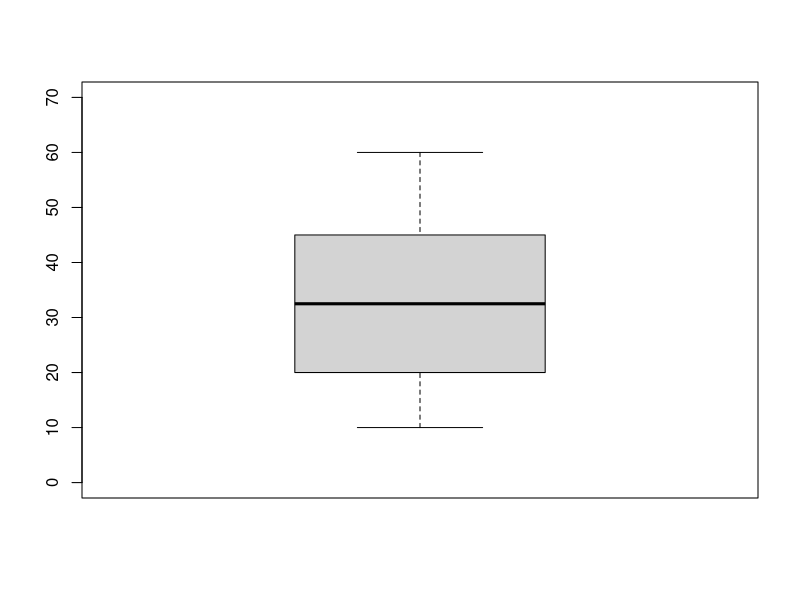
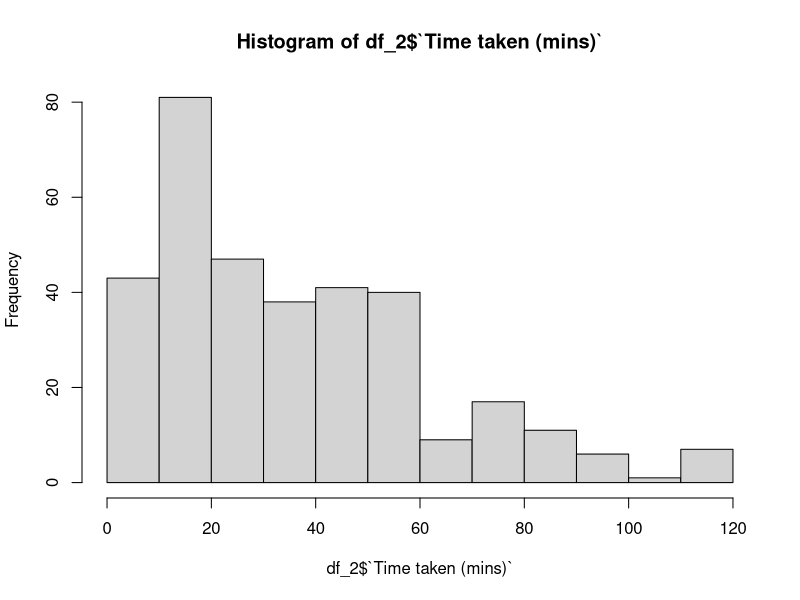
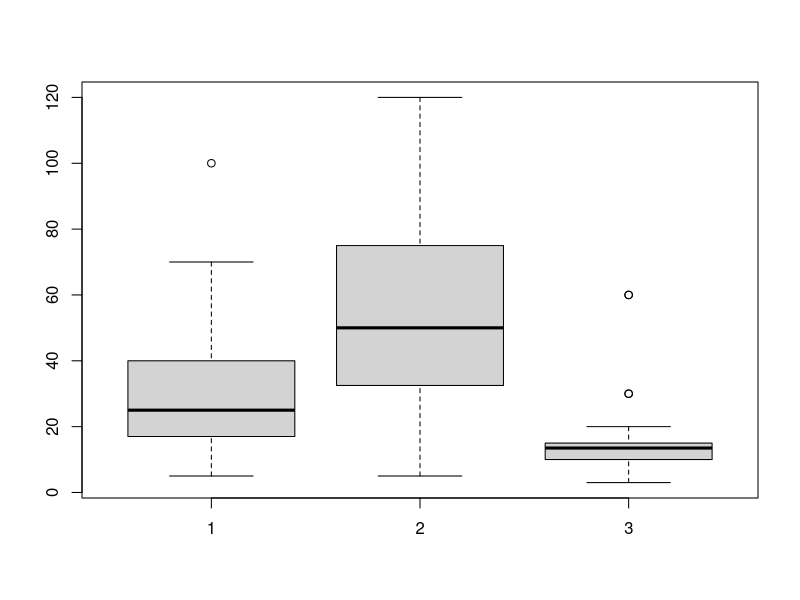

Write R code to recreate these figures, in order.
# Title     : Week 2
# Objective : tute work for week 2
# Created by: fonzzy
# Created on: 9/3/21
library("readxl")
library("dplyr")

# 1) Collect data from other students in your class on how long it took them to get to University today, and how they got here; whether by car or motorbike [code 1], public transport [2] or by other means such as cycling or walking [3].
time <- c(30,20,45, 45,45, 35, 15, 20, 30, 60, 15, 60, 30, 50, 10, 40 )
code <- c(1,3,1,2,2,2,3,1,1,2,3,2,1,2,3,2)
df_1 <- data.frame(time, code)


#1 Manually, find the minimum, maximum, median and quartiles of the times taken to get to University, ie find the 5-number summary for the data.
summary(time)


#Manually construct a boxplot of the time data, including testing for any outliers.
boxplot(time, ylim = c(0,70))


#Use your scientific calculator (as allowed in the final exam) and Excel (investigate fx) to find the mean and standard deviation of the time data. Compare the values obtained for the mean and median.
mean(time)
sd(time)


#2.Open the excel file: “STA1010 Travel Times”, which contains a much larger (but similar) dataset
df_2 <- read_excel("./Excel files/STA1010 Travel Times-2009.xls",col_types = NULL, col_names = TRUE, skip = 1)

# Construct a frequency distribution (or histogram) of all the times taken to travel to Uni
hist(df_2$`Time taken (mins)`)


#The five-number summaries found for each mode of transport are given below
code1 <- df_2$`Time taken (mins)`[which(df_2$Code == 1)]
code2 <- df_2$`Time taken (mins)`[which(df_2$Code == 2)]
code3 <- df_2$`Time taken (mins)`[which(df_2$Code == 3)]

summary(code1)
summary(code2)
summary(code3)

 #Construct side-by side boxplots for travel times for the groups.
boxplot(code1, code2, code3)
